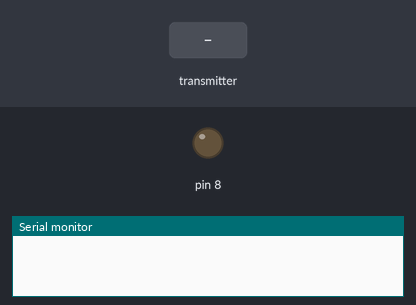
Recording of a sketch running on a simulated Arduino Uno, built with avr-gcc and run on an emulated ATmega328P. Parts: output pins drawn as LEDs (lit = HIGH), the last lines printed to the serial monitor. The inputs (shaded band) are chosen by the test bench. No radio packets arrive unless stated.

Above: at 1.2 s.
1.3 s: the transmitter starts sending datos.0 = 0
At 1.8 s:
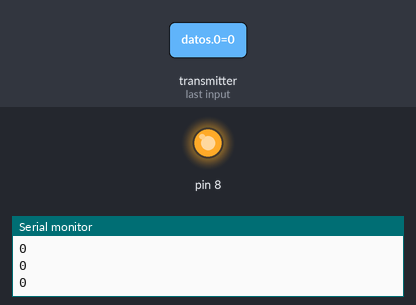
Timing chart, 0 to 4.3 s (numbered marks = the images above; inputs shaded):
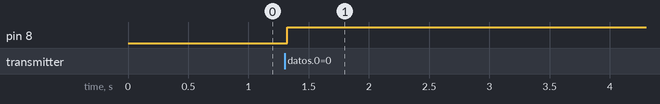

Measured:
- after the input at 1.3 s, pin 8: LOW → HIGH at once

The sketch:

ReceptorNRF24.ino
```cpp
#include <SPI.h>
#include <nRF24L01.h>
#include <RF24.h>

#define CE_PIN 9
#define CSN_PIN 10

byte direccion[5] ={1,1,1,1,1};

RF24 radio(CE_PIN, CSN_PIN);

int datos[1];

void setup()
{
  radio.begin();
  Serial.begin(9600);
  pinMode(8,OUTPUT);
  radio.setDataRate(RF24_250KBPS);
  radio.openReadingPipe(1, direccion);
  radio.startListening();
}

void loop() {

     if ( radio.available() ) {
     radio.read(datos,sizeof(datos));
     Serial.println(datos[0]);
     if (datos[0] == 1) {
        digitalWrite(8,LOW);
     } else {
        digitalWrite(8,HIGH);
     }
     }
    delay(25);
}
```
